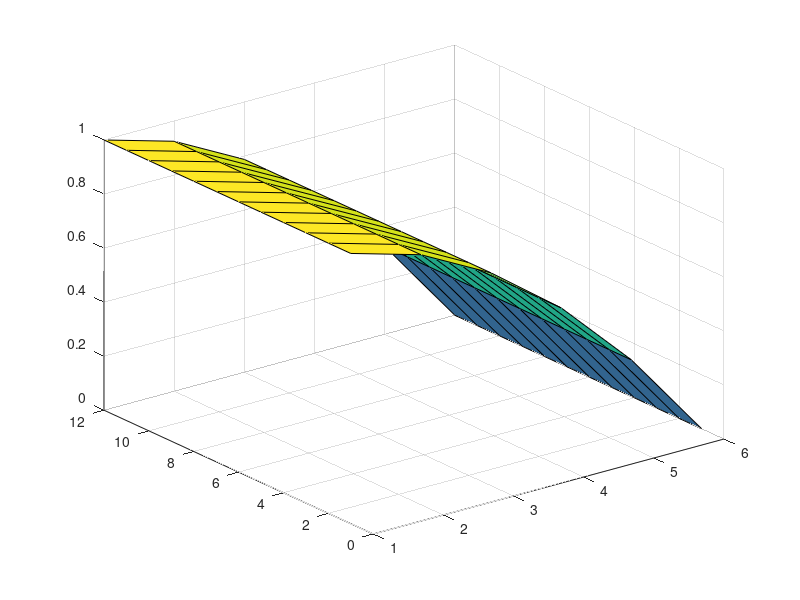

Source code (MATLAB):
% solution of Poisson equation using sparse matrix
%
%  E.Holzbecher,    18.3.2011 
%
%--------------------------------------------------
nx = 12; ny = 4;       % dimensions in x- and y-direction
h = 1/4;                % grid spacing 
btop = 1;             % boundary condition at top side 
bbottom = 0;          % boundary condition at bottom side
q = 1;               % right hand side (source term)

N = nx*ny;
d = [-nx,-1,0,1,nx];
B = [ones(N,2) -4*ones(N,1) ones(N,2)];
b = -q*h*h*ones(N,1);
for i = 1:nx
    b(i) = b(i)-btop;
    b(N+1-i) = b(N+1-i)-bbottom;
end
for i = 1:ny
   B((i-1)*nx+1,3) = -3;
   B(i*nx,2) = 0;
   B(i*nx,3) = -3;
   B(i*nx+1,4) = 0;
end

A = spdiags(B,d,N,N);

% processing: solution
U = A\b;
U = reshape(U,nx,ny);

% check & visualize
4*del2(U)
% surf(U)                % does not include boundary values 
surf([btop*ones(nx,1) U bbottom*ones(nx,1)])
